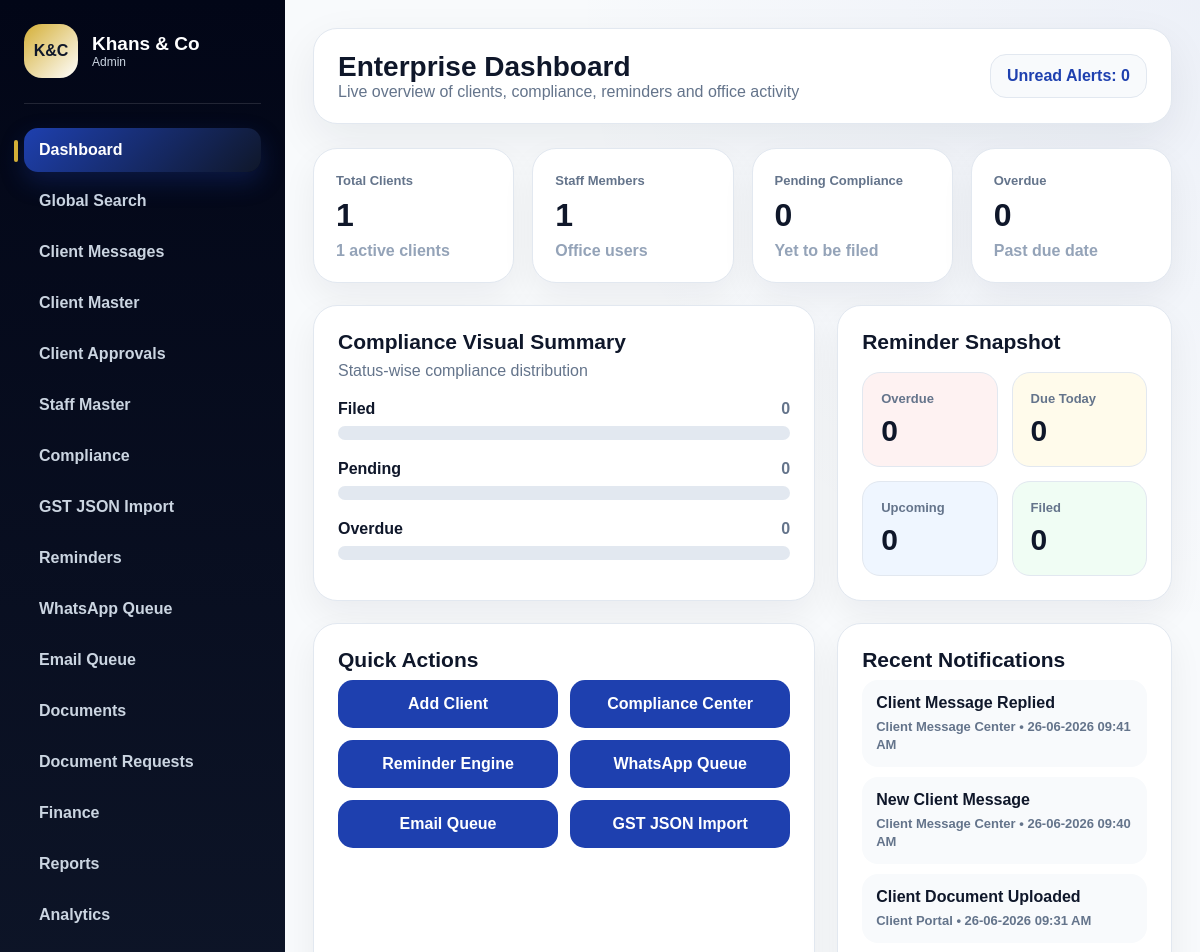
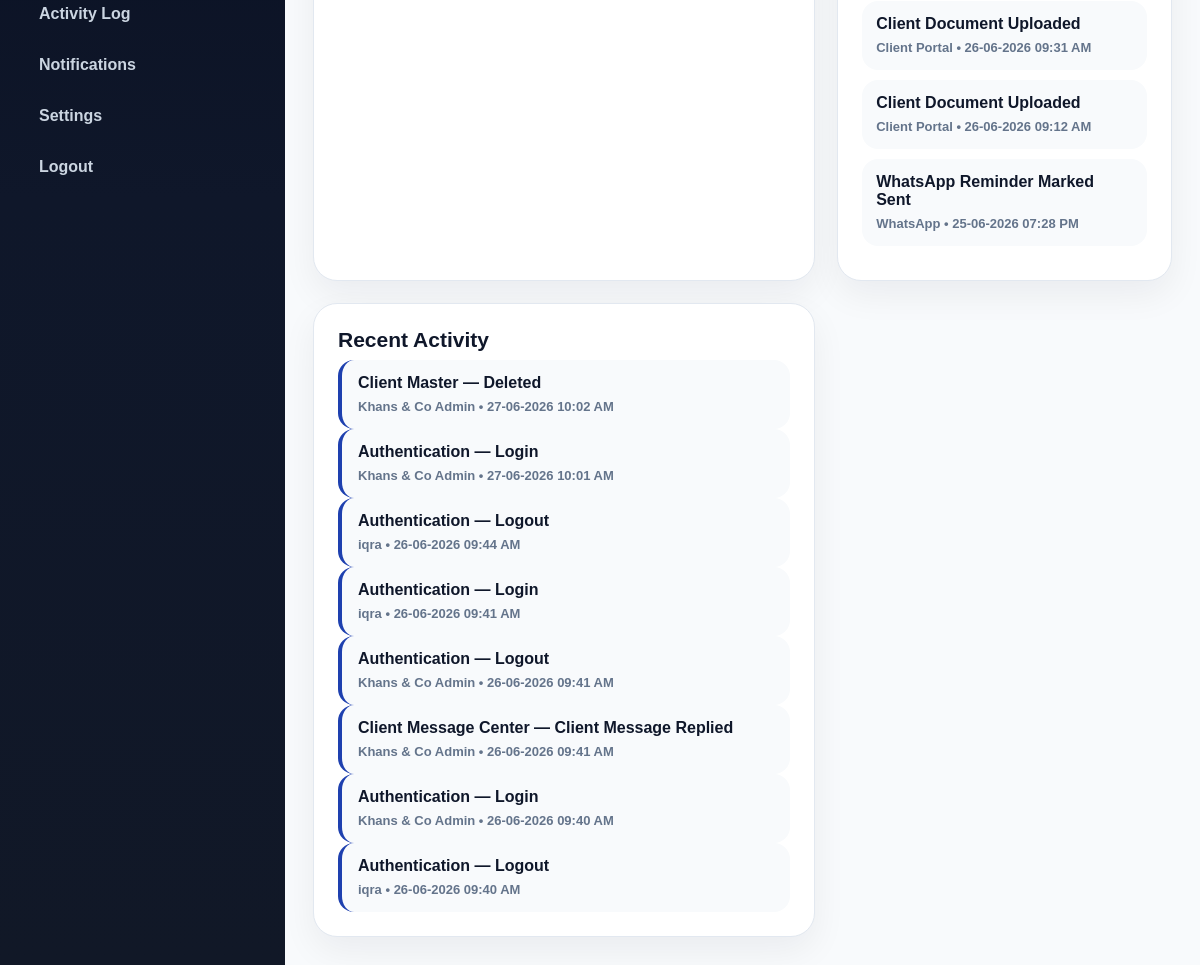
The page /admin/dashboard (signed in) on the database its author committed (2 pictures, top to bottom).
### app/database/models.py (models this page shows)
class Notification(db.Model):
    __tablename__ = "notifications"
    id = db.Column(db.Integer, primary_key=True)
    title = db.Column(db.String(180), nullable=False)
    message = db.Column(db.Text, nullable=True)
    notification_type = db.Column(db.String(50), nullable=False, default="info")
    module = db.Column(db.String(80), nullable=True)
    record_type = db.Column(db.String(80), nullable=True)
    record_id = db.Column(db.Integer, nullable=True)
    is_read = db.Column(db.Boolean, default=False)
    created_at = db.Column(db.DateTime, default=datetime.utcnow)

class AuditLog(db.Model):
    __tablename__ = "audit_logs"
    id = db.Column(db.Integer, primary_key=True)
    user_id = db.Column(db.Integer, nullable=True)
    user_name = db.Column(db.String(120), nullable=True)
    user_role = db.Column(db.String(50), nullable=True)
    action = db.Column(db.String(120), nullable=False)
    module = db.Column(db.String(80), nullable=False)
    record_type = db.Column(db.String(80), nullable=True)
    record_id = db.Column(db.Integer, nullable=True)
    description = db.Column(db.Text, nullable=True)
    created_at = db.Column(db.DateTime, default=datetime.utcnow)

### app/admin/dashboard_routes.py (the view)
@admin_bp.route("/dashboard")
@require_admin_area
def dashboard():
    reminder_summary = get_reminder_summary()
    total_clients = Client.query.count()
    active_clients = Client.query.filter_by(status="active").count()
    total_staff = Staff.query.count()
    total_tasks = ComplianceTask.query.count()
    pending_tasks = ComplianceTask.query.filter_by(status="pending").count()
    filed_tasks = ComplianceTask.query.filter_by(status="filed").count()
    overdue_tasks = len(reminder_summary["overdue"])
    unread_notifications = Notification.query.filter_by(is_read=False).count()
    recent_activity = AuditLog.query.order_by(AuditLog.id.desc()).limit(8).all()
    recent_notifications = Notification.query.order_by(Notification.id.desc()).limit(6).all()
    return render_template(
        "admin/dashboard.html",
        total_clients=total_clients,
        active_clients=active_clients,
        total_staff=total_staff,
        total_tasks=total_tasks,
        pending_tasks=pending_tasks,
        filed_tasks=filed_tasks,
        overdue_tasks=overdue_tasks,
        due_today_count=reminder_summary["due_today_count"],
        upcoming_count=reminder_summary["upcoming_count"],
        unread_notifications=unread_notifications,
        recent_activity=recent_activity,
        recent_notifications=recent_notifications,
    )

### app/__init__.py (called while the page is built)
def create_app():
    app = Flask(__name__, template_folder="templates", static_folder="static")
    app.config.from_object(Config)
    db.init_app(app)
    migrate.init_app(app, db)
    init_validation_hooks(app)
    @app.context_processor
    def inject_notification_count():
        try:
            unread_notifications_count = Notification.query.filter_by(is_read=False).count()
        except Exception:
            unread_notifications_count = 0
        return dict(unread_notifications_count=unread_notifications_count)
    from app.auth.routes import auth_bp
    from app.admin.routes import admin_bp
    from app.client.routes import client_bp
    app.register_blueprint(auth_bp)
    app.register_blueprint(admin_bp)
    app.register_blueprint(client_bp)
    return app

### app/services/reminder_service.py (called while the page is built)
def get_firm_reminder_days():
    settings = FirmSettings.query.first()
    if not settings or not settings.reminder_days:
        return [15, 7, 3, 1]
    days = []
    for item in settings.reminder_days.split(","):
        item = item.strip()
        if item.isdigit():
            days.append(int(item))
    return days or [15, 7, 3, 1]

def get_due_today_tasks():
    today = date.today()
    return ComplianceTask.query.filter(
        ComplianceTask.due_date == today,
        ComplianceTask.status != "filed"
    ).all()

def get_upcoming_tasks_by_days(days):
    today = date.today()
    target_date = today + timedelta(days=days)
    return ComplianceTask.query.filter(
        ComplianceTask.due_date == target_date,
        ComplianceTask.status != "filed"
    ).order_by(ComplianceTask.due_date.asc()).all()

def get_overdue_tasks():
    today = date.today()
    return ComplianceTask.query.filter(
        ComplianceTask.due_date < today,
        ComplianceTask.status != "filed"
    ).order_by(ComplianceTask.due_date.asc()).all()

### app/utils/permissions.py (called while the page is built)
def is_admin_user(session):
    return session.get("user_role") in ADMIN_ROLES

### app/utils/route_guards.py (called while the page is built)
def require_admin_area(view_func):
    @wraps(view_func)
    def wrapper(*args, **kwargs):
        if not is_admin_user(session):
            flash("Access denied.", "error")
            return redirect(url_for("auth.login"))
        return view_func(*args, **kwargs)
    return wrapper

### app/utils/validation_hooks.py (called while the page is built, shortened)
def init_validation_hooks(app):
    @app.before_request
    def validate_common_form_fields():
        if request.method != "POST":
            return None

### app/templates/admin/dashboard.html (shortened to what this page needs)
{% extends "shared/base.html" %}
{% block body %}
<div class="app-layout">
    {% include "shared/admin_sidebar.html" %}
    <main class="main">
        <header class="topbar">
            <div>
                <h1>Enterprise Dashboard</h1>
                <p>Live overview of clients, compliance, reminders and office activity</p>
            </div>
            <div class="profile">Unread Alerts: {{ unread_notifications }}</div>
        </header>
        <section class="metrics">
            <div class="card">
                <span>Total Clients</span>
                <h2>{{ total_clients }}</h2>
                <p>{{ active_clients }} active clients</p>
            </div>
            <div class="card">
                <span>Staff Members</span>
                <h2>{{ total_staff }}</h2>
                <p>Office users</p>
            </div>
            <div class="card warning">
                <span>Pending Compliance</span>
                <h2>{{ pending_tasks }}</h2>
                <p>Yet to be filed</p>
            </div>
            <div class="card danger">
                <span>Overdue</span>
                <h2>{{ overdue_tasks }}</h2>
                <p>Past due date</p>
            </div>
        </section>
        <section class="panels">
            <div class="panel large">
                <h3>Compliance Visual Summary</h3>
                <p>Status-wise compliance distribution</p>
                {% set total = total_tasks if total_tasks > 0 else 1 %}
                {% set filed_percent = (filed_tasks / total * 100) %}
                {% set pending_percent = (pending_tasks / total * 100) %}
                {% set overdue_percent = (overdue_tasks / total * 100) %}
                <div class="visual-bar-row">
                    <div class="visual-label">
                        <strong>Filed</strong>
                        <span>{{ filed_tasks }}</span>
                    </div>
                    <div class="visual-track">
                    </div>
                </div>
                <div class="visual-bar-row">
                    <div class="visual-label">
                        <strong>Pending</strong>
                        <span>{{ pending_tasks }}</span>
                    </div>
                    <div class="visual-track">
                    </div>
                </div>
                <div class="visual-bar-row">
                    <div class="visual-label">
                        <strong>Overdue</strong>
                        <span>{{ overdue_tasks }}</span>
                    </div>
                    <div class="visual-track">
                    </div>
                </div>
            </div>
            <div class="panel">
                <h3>Reminder Snapshot</h3>
                <div class="snapshot-grid">
                    <div class="snapshot-card danger-soft">
                        <span>Overdue</span>
                        <strong>{{ overdue_tasks }}</strong>
                    </div>
                    <div class="snapshot-card warning-soft">
                        <span>Due Today</span>
                        <strong>{{ due_today_count }}</strong>
                    </div>
                    <div class="snapshot-card info-soft">
                        <span>Upcoming</span>
                        <strong>{{ upcoming_count }}</strong>
                    </div>
                    <div class="snapshot-card success-soft">
                        <span>Filed</span>
                        <strong>{{ filed_tasks }}</strong>
                    </div>
                </div>
            </div>
            <div class="panel large">
                <h3>Quick Actions</h3>
                <div class="quick">
                    <a class="quick-link" href="{{ url_for('admin.add_client') }}">Add Client</a>
                    <a class="quick-link" href="{{ url_for('admin.compliance_dashboard') }}">Compliance Center</a>
                    <a class="quick-link" href="{{ url_for('admin.reminders') }}">Reminder Engine</a>
                    <a class="quick-link" href="{{ url_for('admin.whatsapp_queue') }}">WhatsApp Queue</a>
                    <a class="quick-link" href="{{ url_for('admin.email_queue') }}">Email Queue</a>
                    <a class="quick-link" href="{{ url_for('admin.gst_json_import') }}">GST JSON Import</a>
                </div>
            </div>
            <div class="panel">
                <h3>Recent Notifications</h3>
                {% for item in recent_notifications %}
                    <div class="mini-list-item">
                        <strong>{{ item.title }}</strong>
                        <span>{{ item.module or "System" }} • {{ item.created_at.strftime("%d-%m-%Y %I:%M %p") }}</span>
                    </div>
                {% else %}
                    <p>No notifications yet.</p>
                {% endfor %}
            </div>
            <div class="panel large">
                <h3>Recent Activity</h3>
                {% for log in recent_activity %}
                    <div class="timeline-item">
                        <strong>{{ log.module }} — {{ log.action }}</strong>
                        <span>{{ log.user_name or "System" }} • {{ log.created_at.strftime("%d-%m-%Y %I:%M %p") }}</span>
                    </div>
                {% else %}
                    <p>No activity yet.</p>
                {% endfor %}
            </div>
        </section>
    </main>
</div>
{% endblock %}

### app/static/css/modules/base.css (style rules this page uses)
* { margin: 0; padding: 0; box-sizing: border-box; }
body { font-family: Arial, Helvetica, sans-serif; background: #f8fafc; color: #0f172a; }
a { text-decoration: none; }
:root { --kc-primary: #0f172a; --kc-blue: #1e40af; --kc-gold: #d4af37; --kc-bg: #f8fafc; --kc-card: #ffffff; --kc-border: #e2e8f0; --kc-muted: #64748b; --kc-success: #16a34a; --kc-warning: #f59e0b; --kc-danger: #dc2626; }

### app/static/css/modules/layout.css (style rules this page uses)
.app-layout { min-height: 100vh; display: flex; background: var(--kc-bg); }
.main { flex: 1; padding: 28px; }
.topbar { background: white; border: 1px solid var(--kc-border); border-radius: 24px; padding: 22px 24px; display: flex; justify-content: space-between; align-items: center; box-shadow: 0 16px 45px rgba(15,23,42,.07); margin-bottom: 24px; }
.topbar h1 { font-size: 28px; }
.topbar p { color: var(--kc-muted); }
.profile { background: #f8fafc; border: 1px solid var(--kc-border); padding: 12px 16px; border-radius: 16px; font-weight: 800; color: var(--kc-blue); }

### app/static/css/modules/dashboard.css (style rules this page uses)
.metrics { display: grid; grid-template-columns: repeat(4, 1fr); gap: 18px; margin-bottom: 22px; }
.card { background: white; border: 1px solid var(--kc-border); border-radius: 24px; padding: 22px; box-shadow: 0 14px 35px rgba(15,23,42,.06); }
.card span { color: var(--kc-muted); font-weight: 800; font-size: 13px; }
.card h2 { font-size: 32px; margin: 8px 0; }
.card p { color: #94a3b8; font-weight: 600; }
.panels { display: grid; grid-template-columns: 1.5fr 1fr; gap: 22px; }
.panel { background: white; border: 1px solid var(--kc-border); border-radius: 24px; padding: 24px; box-shadow: 0 14px 35px rgba(15,23,42,.06); }
.panel h3 { font-size: 21px; margin-bottom: 8px; }
.panel p { color: var(--kc-muted); margin-bottom: 18px; }
.large { min-height: 280px; }
.quick { display: grid; grid-template-columns: 1fr 1fr; gap: 12px; }

### app/static/css/modules/components.css (style rules this page uses)
.quick-link { padding: 15px; border-radius: 15px; background: var(--kc-blue); color: white; font-weight: 900; text-align: center; }
.mini-list-item { background: #f8fafc; border-radius: 16px; padding: 14px; margin-bottom: 10px; }
.mini-list-item strong { display: block; color: var(--kc-primary); margin-bottom: 5px; }
.mini-list-item span { color: var(--kc-muted); font-size: 13px; font-weight: 700; }
.timeline-item { border-left: 4px solid var(--kc-blue); background: #f8fafc; border-radius: 16px; padding: 14px 16px; }
.timeline-item strong { display: block; color: var(--kc-primary); margin-bottom: 5px; }
.timeline-item span { color: var(--kc-muted); font-size: 13px; font-weight: 800; }
.card, .panel, .topbar { transition: all 0.2s ease; }
.top-action, .quick-link, .save-btn, .mark-sent-btn { transition: all 0.2s ease; }
.main { background: radial-gradient(circle at top right, rgba(30,64,175,.05), transparent 30%), var(--kc-bg); }
.panel h3 { display: flex; align-items: center; gap: 8px; }
.visual-bar-row { margin-top: 20px; }
.visual-label { display: flex; justify-content: space-between; margin-bottom: 8px; }
.visual-label strong { color: var(--kc-primary); }
.visual-label span { color: var(--kc-muted); font-weight: 900; }
.visual-track { height: 14px; background: #e2e8f0; border-radius: 999px; overflow: hidden; }
.snapshot-grid { display: grid; grid-template-columns: 1fr 1fr; gap: 14px; margin-top: 18px; }
.snapshot-card { border-radius: 18px; padding: 18px; border: 1px solid var(--kc-border); }
.snapshot-card span { display: block; font-size: 13px; font-weight: 900; color: var(--kc-muted); margin-bottom: 8px; }
.snapshot-card strong { font-size: 30px; color: var(--kc-primary); }
.danger-soft { background: #fef2f2; }
.warning-soft { background: #fffbeb; }
.info-soft { background: #eff6ff; }
.success-soft { background: #f0fdf4; }

### rows shown on the page
Notification: title "Client Message Replied", module "Client Message Center", created_at "26-06-2026 09:41 AM"
Notification: title "New Client Message", module "Client Message Center", created_at "26-06-2026 09:40 AM"
Notification: title "Client Document Uploaded", module "Client Portal", created_at "26-06-2026 09:31 AM"
Notification: title "Client Document Uploaded", module "Client Portal", created_at "26-06-2026 09:31 AM"
Notification: title "Client Document Uploaded", module "Client Portal", created_at "26-06-2026 09:12 AM"
Notification: title "WhatsApp Reminder Marked Sent", module "WhatsApp", created_at "25-06-2026 07:28 PM"
AuditLog: module "Client Master", action "Deleted", user_name "Khans & Co Admin", created_at "27-06-2026 10:02 AM"
AuditLog: module "Authentication", action "Login", user_name "Khans & Co Admin", created_at "27-06-2026 10:01 AM"
AuditLog: module "Authentication", action "Logout", user_name "iqra", created_at "26-06-2026 09:44 AM"
AuditLog: module "Authentication", action "Login", user_name "iqra", created_at "26-06-2026 09:41 AM"
AuditLog: module "Authentication", action "Logout", user_name "Khans & Co Admin", created_at "26-06-2026 09:41 AM"
AuditLog: module "Client Message Center", action "Client Message Replied", user_name "Khans & Co Admin", created_at "26-06-2026 09:41 AM"
AuditLog: module "Authentication", action "Login", user_name "Khans & Co Admin", created_at "26-06-2026 09:40 AM"
AuditLog: module "Authentication", action "Logout", user_name "iqra", created_at "26-06-2026 09:40 AM"

### other values the page prints
{{ session.get("user_role", "Admin")|replace("_", " ")|title }} "Admin"
{{ unread_notifications }} "0"
{{ total_clients }} "1"
{{ active_clients }} "1"
{{ total_staff }} "1"
{{ pending_tasks }} "0"
{{ overdue_tasks }} "0"
{{ filed_tasks }} "0"
{{ due_today_count }} "0"
{{ upcoming_count }} "0"
